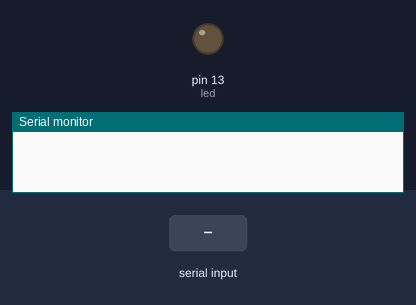
Simulated run of this sketch. Board: Arduino Uno, built with avr-gcc and run on an emulated ATmega328P. Parts: output pins drawn as LEDs (lit = HIGH), the last lines printed to the serial monitor. The inputs (shaded band) are chosen by the test bench.

Above: at 1.2 s.
1.3 s: "30,150\n" received over Serial
At 6.95 s:
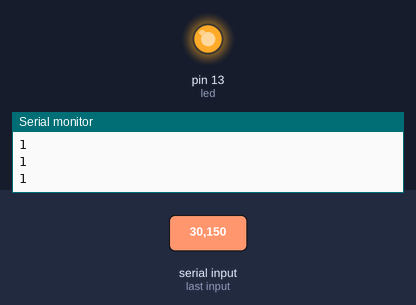
Timing chart, 0 to 10.3 s (numbered marks = the images above; inputs shaded):
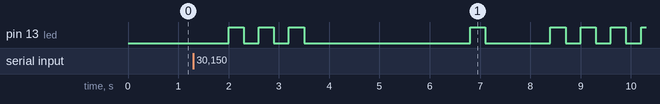

The sketch:

ArduinoPiCommTest.ino
```cpp
int led = 13;

void setup(){
  pinMode(led, OUTPUT);
  Serial.begin(9600);
  Serial.flush();
}

void loop(){
  if (Serial.available()){
    dispSerial(Serial.read() - '0');
    Serial.println(1);
  }
  delay(1000);
}

void dispSerial(int count){
  for (int i = 0; i < count; i++){
    digitalWrite(led, HIGH);
    delay(300);
    digitalWrite(led, LOW);
    delay(300);
  }
}
```

Measured:
- after the input at 1.3 s, pin 13 (led): LOW → HIGH after 0.70 s, → LOW 0.30 s later, → HIGH 0.30 s later, → LOW 0.30 s later, … (15 changes in this stretch)
